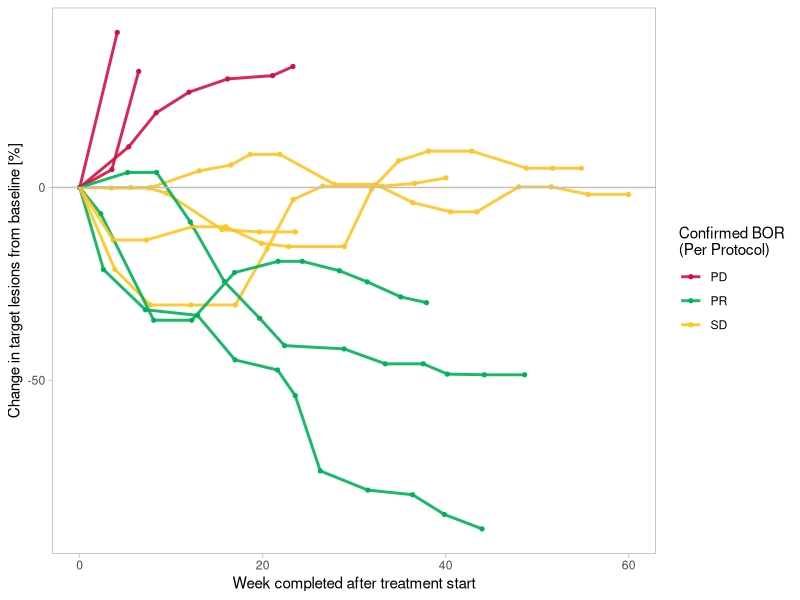

Source code (R):
## ---- chunk 1
library(readr)
library(ggplot2)
sumldiam <- read_csv("data/sumldiam.csv")
## ---- chunk 2
ggplot(sumldiam, aes(x, y, group = SUBJ, color = BOR)) +
    geom_point(size = 1.1) +
    geom_line(alpha = .9, size = 1) +
    scale_color_manual(
        "Confirmed BOR\n(Per Protocol)",
        values = c("CR" = "#00aedb", "PR" = "#00b159",
                   "SD" = "#ffc425", "PD" = "#d11141",
                   "NE" = "#545454"),
        guide  = guide_legend(order = 1)
    ) +
    theme_light() +
    geom_hline(yintercept = 0, color = "gray75") +
    labs(y = "Change in target lesions from baseline [%]",
         x = "Week completed after treatment start") +
    theme(panel.grid = element_blank()) +
    NULL
